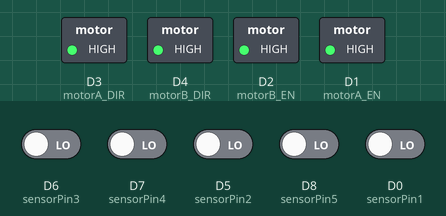
Recording of a sketch running on a simulated ESP8266 (NodeMCU). Parts: switched loads named in the sketch (green lamp = pin HIGH). Inputs (shaded band) come from the test bench; at power-on: D0 (sensorPin1), D5 (sensorPin2), D6 (sensorPin3), D7 (sensorPin4), D8 (sensorPin5) LOW. What the sketch prints to the serial monitor is not drawn.

Above: at 0.1 s.
Timing chart, 0 to 1.6 s (numbered marks = the images above):
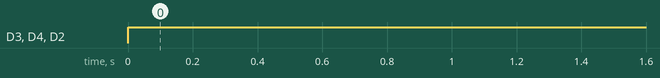

The sketch:

Motors_and_Sensors_Test.ino
```cpp
//This is the declaration of motor pins second ESP Motor Shield

int motorA_EN = D1;
int motorA_DIR = D3;

int motorB_EN = D2;
int motorB_DIR = D4;

//Declaration of five sensors module
const int sensorPin1 = D0;  // Pino do primeiro sensor IR (D0)
const int sensorPin2 = D5;  // Pino do terceiro sensor IR (D5)
const int sensorPin3 = D6;  // Pino do quarto sensor IR (D6)
const int sensorPin4 = D7;  // Pino do quinto sensor IR (D7)
const int sensorPin5 = D8;  // Pino do segundo sensor IR (D8)

void setup() {
//Serial monitor Frequency for ESP
  Serial.begin(115200);

  Serial.println("");
  Serial.println("Teste de motores iniciando...");

  pinMode(motorA_EN, OUTPUT);
  pinMode(motorA_DIR, OUTPUT);
  pinMode(motorB_EN, OUTPUT);
  pinMode(motorB_DIR, OUTPUT);

  pinMode(sensorPin1, INPUT);  // Configuração do pino como entrada
  pinMode(sensorPin2, INPUT);
  pinMode(sensorPin3, INPUT);
  pinMode(sensorPin4, INPUT);
  pinMode(sensorPin5, INPUT);
}

void loop() {
      digitalWrite(motorA_EN,HIGH);
      digitalWrite(motorA_DIR,HIGH);

      digitalWrite(motorB_EN,HIGH);
      digitalWrite(motorB_DIR,HIGH);

      int value1 = digitalRead(sensorPin1);
      int value2 = digitalRead(sensorPin2);
      int value3 = digitalRead(sensorPin3);
      int value4 = digitalRead(sensorPin4);
      int value5 = digitalRead(sensorPin5);

      Serial.print("Sensor 1: ");
      Serial.print(value1);
      Serial.print(" | Sensor 2: ");
      Serial.print(value2);
      Serial.print(" | Sensor 3: ");
      Serial.print(value3);
      Serial.print(" | Sensor 4: ");
      Serial.print(value4);
      Serial.print(" | Sensor 5: ");
      Serial.println(value5);

      delay(1000);  // Aguarda por 1 segundo antes da próxima leitura

}
```

Measured:
- by itself, D3 (motorA_DIR), D4 (motorB_DIR), D2 (motorB_EN): LOW → HIGH at 0.00 s
